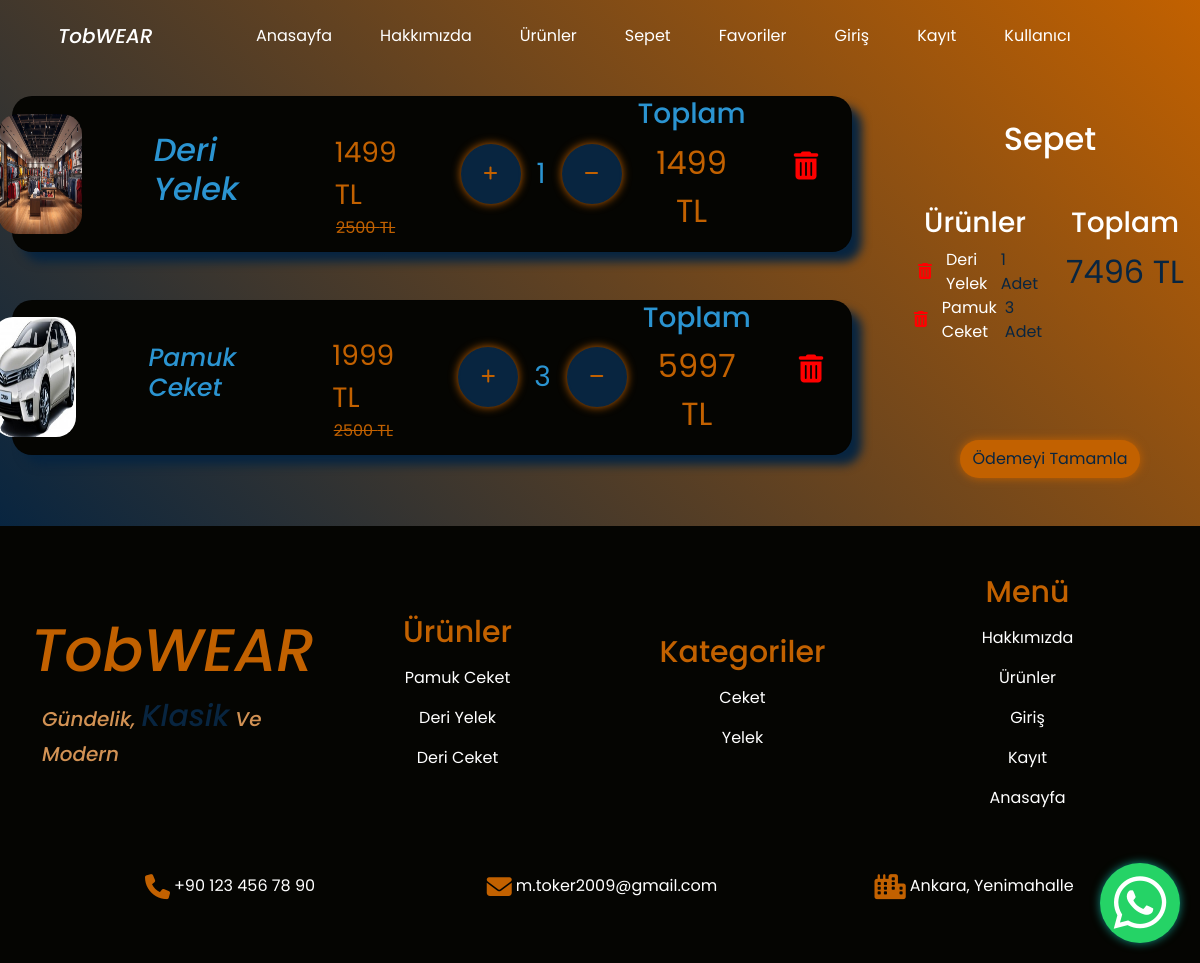
The page /shoppingcard/ (signed in) on the database its author committed.
### shop/models.py (models this page shows, shortened)
class OrderItem(models.Model):
    product = models.ForeignKey(Product,null=False,blank=False,on_delete=models.CASCADE,verbose_name="Ürün")
    color = models.ForeignKey(ProductColor,null=False,blank=False,on_delete=models.CASCADE,verbose_name="Ürün Rengi")
    size = models.ForeignKey(ProductSize,null=False,blank=False,on_delete=models.CASCADE,verbose_name="Ürün Bedeni")
    amount = models.IntegerField(null=False,blank=False,verbose_name="Ürün Adeti")
    date = models.DateTimeField(auto_now_add=True,null=False,blank=False,verbose_name="Ürün Eklenme Tarihi")
    def totalprice(self):
        if self.product.discounted:
            total = self.product.discounted * self.amount
        else:
            total = self.product.price * self.amount
        return total

class Product(models.Model):
    name = models.CharField(max_length=100,null=False,blank=False,verbose_name="Ürün İsmi")
    price = models.IntegerField(null=False,blank=False,verbose_name="Fiyat")
    discounted = models.IntegerField(null=False,blank=False,verbose_name="İndirimli Fiyat")
    features = models.ManyToManyField(ProductFeatures,null=True,blank=True,verbose_name="Ürün Özellikleri")
    colors = models.ManyToManyField(ProductColor,null=True,blank=True,verbose_name="Ürün Renkleri")
    sizes = models.ManyToManyField(ProductSize,null=False,blank=False,verbose_name="Ürün Bedenleri")
    images = models.ManyToManyField(ProductImage,null=False,blank=False,verbose_name="Resimler")
    description = models.TextField(null=True,blank=True)
    category = models.ForeignKey(ProductCategory,null=False,blank=False,verbose_name="Kategori",on_delete=models.CASCADE)
    slug = models.SlugField(null=False,blank=True,unique=True,db_index=True,verbose_name="URL")

class ProductImage(models.Model):
    images = models.ImageField(upload_to='images/')

class ShoppingCard(models.Model):
    orders = models.ManyToManyField(OrderItem,null=False,blank=False,verbose_name="Ürünler")
    customer = models.ForeignKey(settings.AUTH_USER_MODEL,null=False,blank=False,verbose_name="Müşteri",on_delete=models.CASCADE)
    date = models.DateTimeField(auto_now_add=True,null=False,blank=False,verbose_name="Sepet Oluşturulma Tarihi")
    ordered = models.BooleanField(default=False,null=False,blank=False,verbose_name="Sipariş Edilme Durumu")
    def totalpricecard(self):
        return sum(order.totalprice() for order in self.orders.all())

class ProductCategory(models.Model):
    name = models.CharField(max_length=100,null=False,blank=False,verbose_name="Kategori İsmi")

### shop/views.py (the view, shortened to what this page needs)
# urls.py: path('shoppingcard/',views.shoppingcart,name="shoppingcard"),
@login_required(login_url="/login/")
def shoppingcart(request):
    footerproducts = Product.objects.filter()[:5]
    footercategorys = ProductCategory.objects.filter()[:5]
    if ShoppingCard.objects.filter(customer=request.user,ordered=False):
        shoppingcard = ShoppingCard.objects.get(customer=request.user,ordered=False)
        context = {
            "shoppingcard": shoppingcard,
            "footerproducts": footerproducts,
            "footercategorys": footercategorys
        }
    else:
        context = {
            "shoppingcard": None,
            "footerproducts": footerproducts,
            "footercategorys": footercategorys
        }
    return render(request,"shoppingcart.html",context)

### templates/shoppingcart.html (shortened to what this page needs)
<!DOCTYPE html>
<html lang="en">
{% load static %}
<head>
    <link rel="stylesheet" href="{% static 'css/bootstrap.min.css' %}">
    <link rel="stylesheet" href="{% static 'css/style.css' %}">
    <link rel="stylesheet" href="https://cdnjs.cloudflare.com/ajax/libs/font-awesome/6.4.0/css/all.min.css">
</head>
<body>
    <div class="container-fluid" id="shoppingcard-container">
        <nav class="navbar navbar-expand-lg py-3">
            <div class="container justify-content-center">
                <a class="navbar-brand text-white mx-3 navbar-title" href="/">TobWEAR</a>
                <div class="collapse navbar-collapse justify-content-center" id="navbarNav">
                    <ul class="navbar-nav">
                        <li class="nav-item mx-3">
                            <a class="nav-link text-white navbar-text" href="/">Anasayfa</a>
                        </li>
                        <li class="nav-item mx-3">
                            <a class="nav-link text-white navbar-text" href="{% url 'about' %}">Hakkımızda</a>
                        </li>
                        <li class="nav-item mx-3">
                            <a class="nav-link text-white navbar-text" href="{% url 'products' %}">Ürünler</a>
                        </li>
                        <li class="nav-item mx-3">
                            <a class="nav-link text-white navbar-text" href="{% url 'shoppingcard' %}">Sepet</a>
                        </li>
                        <li class="nav-item mx-3">
                            <a class="nav-link text-white navbar-text" href="{% url 'favorites' %}">Favoriler</a>
                        </li>
                        <li class="nav-item mx-3">
                            <a class="nav-link text-white navbar-text" href="{% url 'login' %}">Giriş</a>
                        </li>
                        <li class="nav-item mx-3">
                            <a class="nav-link text-white navbar-text" href="{% url 'register' %}">Kayıt</a>
                        </li>
                        <li class="nav-item mx-3">
                            <a class="nav-link text-white navbar-text" href="{% url 'updateuser' %}">Kullanıcı</a>
                        </li>
                    </ul>
                </div>
            </div>
        </nav>
        <a href="https://wa.me/905524521243?text=Merhaba%20destek%20istiyorum">
            <button class="whatsapp-button">
                <i class="fa-brands fa-whatsapp"></i>
            </button>
        </a>
        {% if shoppingcard.orders.all %}
        <div class="row" id="shoppingcard-row">
            <div class="col-md-9 d-flex flex-column justify-content-start pe-md-5" id="product-info">
            {% for order in shoppingcard.orders.all %}
                <div class="card d-flex flex-md-row justify-content-center align-items-center my-4 mx-auto text-white product-info-card" data-order-id="{{ order.id }}">
                    <img src="{{ order.product.images.first.images.url }}" class="product-info-image me-md-4">
                    <h2 class="px-5 pt-4 pt-md-0 product-info-h2" style="color: #2b94d1; font-family: 'Poppins', sans-serif; font-weight: 500; font-style: italic;">{{ order.product.name }}</h2>
                    <div class="d-flex flex-column px-5">
                        <p class="product-info-paragraph fs-3 pt-4 mb-0" style="color: #c26100;">{{ order.product.discounted }} TL</p>
                        <span class="product-info-span text-center" style="color: #c26100;">{{ order.product.price }} TL</span>
                    </div>
                    <div class="d-flex justify-content-center align-items-center my-4">
                        <button class="orderplus-button mx-3 p-3"><i class="fa-solid fa-plus" style="color: #c26100;"></i></button>
                        <p class="product-info-paragraph fs-3 mt-3" style="color: #2b94d1;" id="orderproduct-quantity">{{ order.amount }}</p>
                        <button class="orderminus-button mx-3 p-3"><i class="fa-solid fa-minus" style="color: #c26100;"></i></button>
                    </div>
                    <div class="d-flex flex-column mx-auto">
                        <h3 class="product-info-totaltitle text-center" style="color: #2b94d1;">Toplam</h3>
                        <p class="product-info-paragraph fs-2 text-center" style="color: #c26100;">{{ order.totalprice }} TL</p>
                    </div>
                    <button class="product-info-trash px-5" name="orderdelete" value="{{ order.id }}"><i class="fa-solid fa-trash-can fs-3 mb-3" style="color: red;"></i></button>
                </div>
            {% endfor %}
            </div>
            <div class="col-md-3" id="payment-info">
                <h2 class="text-center text-white my-5">Sepet</h2>
                <div class="row d-flex">
                    <div class="col-md-6">
                        <h3 class="text-center text-white">Ürünler</h3>
                        <ul class="text-white mb-5" style="list-style: none; padding: 0; margin: 0;">
                        {% for order in shoppingcard.orders.all %}
                            <li class="d-flex align-items-center justify-content-center">
                                <button class="basket-info-delete" name="orderdelete" value="{{ order.id }}"><i class="fa-solid fa-trash-can fs-6 pe-2" style="color: red;"></i></button>
                                {{ order.product.name }}<span class="ps-2 product-payment-span">{{ order.amount }} Adet</span></li>
                        {% endfor %}
                        </ul>
                    </div>
                    <div class="col-md-6">
                        <h3 class="text-center text-white">Toplam</h3>
                        <p class="text-center fs-2 product-payment-paragraph">{{ shoppingcard.totalpricecard }} TL</p>
                    </div>
                </div>
                <div class="payment-button d-flex justify-content-center my-5">
                    <form action="{% url 'payment' %}" method="post">
                        <button class="btn" id="product-payment-button" name="payment">Ödemeyi Tamamla</button>
                    </form>
                </div>
            </div>
        </div>
        {% endif %}
    </div>
    <footer>
        <div class="container py-5" id="footer-container">
            <div class="row">
                <div class="col-md-3 d-flex flex-column justify-content-center align-items-center">
                    <h1 class="text-center footer-brand-title">TobWEAR</h1>
                    <p id="footer-brand-paragraph">Gündelik, <span id="footer-brand-span">Klasik</span> Ve Modern</p>
                </div>
                <div class="col-md-3 d-flex flex-column justify-content-center align-items-center">
                    <h2 class="text-center pb-2" id="footer-products-title">Ürünler</h2>
                    {% for product in footerproducts %}
                    <a href="{% url 'productdetail' product.slug %}" class="footer-products-a"><p class="footer-products text-white">{{ product.name }}</p></a>
                    {% endfor %}
                </div>
                <div class="col-md-3 d-flex flex-column justify-content-center align-items-center">
                    <h2 class="text-center pb-2" id="footer-products-title">Kategoriler</h2>
                    {% for category in footercategorys %}
                    <a href="{% url 'categorydetail' category.name %}" class="footer-products-a"><p class="footer-products text-white">{{ category.name }}</p></a>
                    {% endfor %}
                </div>
                <div class="col-md-3 d-flex flex-column justify-content-center align-items-center">
                    <h2 class="text-center pb-2" id="footer-products-title">Menü</h2>
                    <a href="{% url 'about' %}" class="footer-products-a"><p class="footer-products text-white">Hakkımızda</p></a>
                    <a href="{% url 'products' %}" class="footer-products-a"><p class="footer-products text-white">Ürünler</p></a>
                    <a href="{% url 'login' %}" class="footer-products-a"><p class="footer-products text-white">Giriş</p></a>
                    <a href="{% url 'register' %}" class="footer-products-a"><p class="footer-products text-white">Kayıt</p></a>
                    <a href="{% url 'index' %}" class="footer-products-a"><p class="footer-products text-white">Anasayfa</p></a>
                </div>
            </div>
            <div class="row mt-5">
                <div class="footer-contact d-flex flex-column flex-md-row justify-content-center align-items-center">
                    <div class="col-md-4 pb-3">
                        <span class="text-white d-flex justify-content-center"><i
                                class="fa-solid fa-phone contact-icon px-1"></i> +90 123 456 78 90 </span>
                    </div>
                    <div class="col-md-4 pb-3">
                        <span class="text-white d-flex justify-content-center"><i
                                class="fa-solid fa-envelope contact-icon px-1"></i> m.toker2009@gmail.com</span>
                    </div>
                    <div class="col-md-4 pb-3">
                        <span class="text-white d-flex justify-content-center"><i
                                class="fa-solid fa-city contact-icon px-1"></i> Ankara, Yenimahalle</span>
                    </div>
                </div>
            </div>
        </div>
    </footer>
</body>
</html>

### static/css/style.css (style rules this page uses)
:root { --custom-black : #12161b; --custom-blue : #124460; --custom-dark-blue : #082540; --custom-dark-green : #3b4704; --custom-brown : #3d0d04; --custom-orange : #c26100; --custom-orange-sup : #d29254; }
body { font-family: 'Poppins', 'Outfit', 'Ubuntu', sans-serif; background-color: #050502; }
.contact-icon { color: #c26100; font-size: 25px; }
#footer-brand-paragraph { font-size: 20px; font-family: 'Poppins', sans-serif; font-weight: 500; font-style: italic; color: var(--custom-orange-sup); }
#footer-brand-span { font-size: 30px; font-family: 'Poppins', sans-serif; font-weight: 500; font-style: italic; color: var(--custom-dark-blue); }
.footer-brand-title { font-size: 60px; font-family: 'Poppins', sans-serif; font-weight: 500; font-style: italic; color: var(--custom-orange); }
#footer-products-title { color: var(--custom-orange); font-size: 30px; }
.footer-products { transition: all 0.3s ease; }
.footer-products::after { content: ""; position: absolute; bottom: -3px; right: 0; width: 0; height: 2px; background-color: #fff; transition: width 0.4s ease; }
.footer-products-a { text-decoration: none; }
.navbar-title { font-family: 'Poppins', sans-serif; font-weight: 500; font-style: italic; transition: all 0.3s ease; }
.navbar-title::after { content: ""; position: absolute; bottom: -1px; right: 0; width: 0; height: 2px; background-color: var(--custom-orange); transition: width 0.4s ease; }
.navbar-text { transition: all 0.3s ease; }
.navbar-text::after { content: ""; position: absolute; bottom: -1px; right: 0; width: 0; height: 2px; background-color: var(--custom-orange); transition: width 0.4s ease; }
#shoppingcard-container { background: linear-gradient(45deg, #082540, #c26100); }
#payment-info { border-top-right-radius: 20px; border-bottom-right-radius: 20px; }
#product-info { border-top-left-radius: 20px; border-bottom-left-radius: 20px; }
.product-info-image { width: 10%; min-height: 120px; height: auto; border-radius: 20px; }
.product-info-card { border-radius: 20px; background-color: #050502; box-shadow: 10px 10px 10px #082540; min-width: 100%; }
.product-info-span { text-decoration: line-through; }
.orderplus-button { border-radius: 50%; border: 2px solid var(--custom-dark-blue); background-color: var(--custom-dark-blue); transition: all 0.3s ease; width: 60px; height: 60px; box-shadow: 0 0 10px var(--custom-orange); }
.orderminus-button { border-radius: 50%; border: 2px solid var(--custom-dark-blue); background-color: var(--custom-dark-blue); transition: all 0.3s ease; width: 60px; height: 60px; box-shadow: 0 0 10px var(--custom-orange); }
.product-info-trash { border: 0px; background: none; }
#product-payment-button { background-color: var(--custom-orange); color: #082540; border-radius: 20px; box-shadow: 0 0 10px var(--custom-orange); transition: all 0.3s ease; }
.product-payment-span { color: var(--custom-dark-blue); }
.product-payment-paragraph { color: var(--custom-dark-blue); }
.basket-info-delete { background: none; border: none; }
.whatsapp-button { border-radius: 50%; background-color: #25D366; position: fixed; bottom: 20px; right: 20px; box-shadow: 0 0 10px #128C7E; border: 0px; text-align: center; width: 80px; height: 80px; transition: all 0.3s ease; }
.whatsapp-button i { color: #fff; font-size: 60px; }

### rows shown on the page
OrderItem: product.images.first.images (picture), product.name "Deri Yelek", product.discounted "1499", product.price "2500", amount "1", totalprice "1499", {{ order.id }} 58 (drawn)
OrderItem: product.images.first.images (picture), product.name "Pamuk Ceket", product.discounted "1999", product.price "2500", amount "3", totalprice "5997", {{ order.id }} 59 (drawn)
ShoppingCard: totalpricecard "7496"
Product: name "Pamuk Ceket"
Product: name "Deri Yelek"
Product: name "Deri Ceket"
ProductCategory: name "Ceket"
ProductCategory: name "Yelek"
